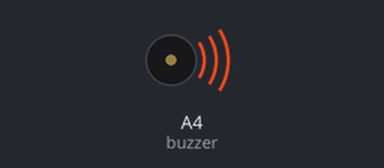
The sketch below on a simulated Arduino Uno, built with avr-gcc and run on an emulated ATmega328P. On the bench: buzzer (waves = sounding).

Above: at 0.1 s.
At 39.67 s:
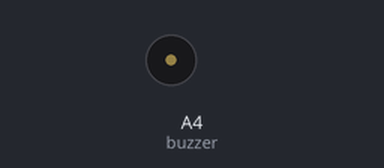
Timing chart, 0 to 40.0 s (numbered marks = the images above):
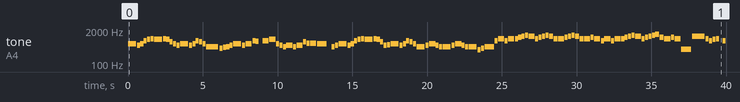

The sketch:

__.ino
```cpp
// YOASOBI「群青」

#include <avr/pgmspace.h>

#define NOTE_B0  31
#define NOTE_C1  33
#define NOTE_CS1 35
#define NOTE_D1  37
#define NOTE_DS1 39
#define NOTE_E1  41
#define NOTE_F1  44
#define NOTE_FS1 46
#define NOTE_G1  49
#define NOTE_GS1 52
#define NOTE_A1  55
#define NOTE_AS1 58
#define NOTE_B1  62
#define NOTE_C2  65
#define NOTE_CS2 69
#define NOTE_D2  73
#define NOTE_DS2 78
#define NOTE_E2  82
#define NOTE_F2  87
#define NOTE_FS2 93
#define NOTE_G2  98
#define NOTE_GS2 104
#define NOTE_A2  110
#define NOTE_AS2 117
#define NOTE_B2  123
#define NOTE_C3  131
#define NOTE_CS3 139
#define NOTE_D3  147
#define NOTE_DS3 156
#define NOTE_E3  165
#define NOTE_F3  175
#define NOTE_FS3 185
#define NOTE_G3  196
#define NOTE_GS3 208
#define NOTE_A3  220
#define NOTE_AS3 233
#define NOTE_B3  247
#define NOTE_C4  262
#define NOTE_CS4 277
#define NOTE_D4  294
#define NOTE_DS4 311
#define NOTE_E4  330
#define NOTE_F4  349
#define NOTE_FS4 370
#define NOTE_G4  392
#define NOTE_GS4 415
#define NOTE_A4  440
#define NOTE_AS4 466
#define NOTE_B4  494
#define NOTE_C5  523
#define NOTE_CS5 554
#define NOTE_D5  587
#define NOTE_DS5 622
#define NOTE_E5  659
#define NOTE_F5  698
#define NOTE_FS5 740
#define NOTE_G5  784
#define NOTE_GS5 831
#define NOTE_A5  880
#define NOTE_AS5 932
#define NOTE_B5  988
#define NOTE_C6  1047
#define NOTE_CS6 1109
#define NOTE_D6  1175
#define NOTE_DS6 1245
#define NOTE_E6  1319
#define NOTE_F6  1397
#define NOTE_FS6 1480
#define NOTE_G6  1568
#define NOTE_GS6 1661
#define NOTE_A6  1760
#define NOTE_AS6 1865
#define NOTE_B6  1976
#define NOTE_C7  2093
#define NOTE_CS7 2217
#define NOTE_D7  2349
#define NOTE_DS7 2489
#define NOTE_E7  2637
#define NOTE_F7  2794
#define NOTE_FS7 2960
#define NOTE_G7  3136
#define NOTE_GS7 3322
#define NOTE_A7  3520
#define NOTE_AS7 3729
#define NOTE_B7  3951
#define NOTE_C8  4186
#define NOTE_CS8 4435
#define NOTE_D8  4699
#define NOTE_DS8 4978
#define NOTE_E8  5274
#define NOTE_F8  5588
#define NOTE_FS8 5920
#define NOTE_G8  6272
#define NOTE_GS8 6645
#define NOTE_A8  7074
#define NOTE_AS8 7459
#define NOTE_B8  7902
#define REST 0

int tempo = 66;
int buzzer = A4;

const int melody[] PROGMEM = {
 NOTE_D5,6,NOTE_C5,16,NOTE_D5,16,NOTE_G5,16,NOTE_A5,16,NOTE_AS5,16,NOTE_A5,6,NOTE_AS5,16,NOTE_A5,16,NOTE_F5,16,NOTE_D5,16,NOTE_C5,16,NOTE_D5,6,NOTE_C5,16,NOTE_D5,16,NOTE_G5,16,NOTE_F5,16,NOTE_D5,16,NOTE_AS4,4,
 NOTE_G4,16,NOTE_A4,16,NOTE_AS4,16,NOTE_C5,16,NOTE_D5,6,NOTE_C5,16,NOTE_D5,8,NOTE_G5,16,NOTE_FS5,16,REST,16,NOTE_G5,8,NOTE_A5,8,NOTE_D5,16,NOTE_C5,16,NOTE_AS4,16,NOTE_C5,16,NOTE_C5,16,NOTE_AS4,16,NOTE_C5,8,
 NOTE_F5,16,NOTE_DS5,16,NOTE_DS5,8,NOTE_D5,16,NOTE_D5,8,REST,12,NOTE_AS4,16,NOTE_C5,16,NOTE_D5,6,NOTE_C5,16,NOTE_D5,16,NOTE_G5,16,NOTE_A5,16,NOTE_AS5,16,NOTE_A5,6,NOTE_AS5,16,NOTE_A5,16,
 NOTE_F5,16,NOTE_C5,16,NOTE_CS5,16,NOTE_D5,6,NOTE_C5,16,NOTE_D5,16,NOTE_G5,16,NOTE_F5,16,NOTE_D5,16,NOTE_AS4,6,NOTE_C5,16,NOTE_D5,16,NOTE_D5,16,NOTE_C5,16,NOTE_AS4,16,NOTE_AS4,6,
 NOTE_C5,16,NOTE_D5,16,NOTE_D5,16,NOTE_C5,16,NOTE_AS4,16,NOTE_AS4,6,NOTE_F4,16,NOTE_G4,16,NOTE_AS4,16,NOTE_AS4,8,
 NOTE_G5,16,NOTE_AS5,8,NOTE_G5,16,NOTE_AS5,8,NOTE_AS5,16,NOTE_C6,16,NOTE_D6,16,NOTE_DS6,16,NOTE_D6,8,NOTE_AS5,16,NOTE_C6,16,NOTE_D6,16,NOTE_DS6,16,NOTE_D6,12,NOTE_AS5,12,NOTE_AS5,8,
 NOTE_C6,16,NOTE_D6,16,NOTE_DS6,16,NOTE_D6,12,NOTE_AS5,12,NOTE_AS5,8,NOTE_C6,16,NOTE_AS5,8,NOTE_G5,16,NOTE_AS5,8,NOTE_G5,16,NOTE_AS5,8,NOTE_AS5,16,NOTE_C6,16,NOTE_D6,16,NOTE_DS6,16,NOTE_D6,8,
 NOTE_AS5,16,NOTE_C6,16,NOTE_D6,16,NOTE_DS6,16,NOTE_F6,12,NOTE_C6,12,NOTE_AS5,8,NOTE_C6,16,NOTE_AS5,8,NOTE_FS4,5,NOTE_D6,4,NOTE_AS5,16,NOTE_G5,16,NOTE_A5,16,NOTE_AS5,16,REST,16,NOTE_G5,16,
 NOTE_A5,16,NOTE_AS5,8,NOTE_A5,16,NOTE_AS5,16,NOTE_C6,8,NOTE_F5,16,NOTE_G5,16,NOTE_A5,8,NOTE_F5,16,NOTE_G5,16,NOTE_A5,8,NOTE_F5,16,NOTE_C5,16,
 NOTE_C5,8,NOTE_F5,16,NOTE_C5,16,NOTE_D5,16,REST,32,NOTE_G5,16,NOTE_F5,16,NOTE_AS4,8,NOTE_G5,16,NOTE_F5,16,NOTE_AS4,8,NOTE_AS4,16,NOTE_G5,16,NOTE_FS5,8,NOTE_FS5,16,NOTE_C6,16,NOTE_A5,8,NOTE_A5,16,
 NOTE_DS6,16,NOTE_D6,16,NOTE_C6,10,NOTE_AS5,16,NOTE_C6,8,NOTE_F6,16,NOTE_DS6,16,NOTE_DS6,8,NOTE_D6,16,NOTE_D6,8,REST,32,
 NOTE_G5,16,NOTE_A5,16,NOTE_AS5,16,REST,16,NOTE_G5,16,NOTE_A5,16,NOTE_AS5,16,REST,16,NOTE_G5,16,NOTE_A5,16,NOTE_AS5,16,REST,16,NOTE_A5,16,NOTE_AS5,16,NOTE_C6,16,REST,16,
 NOTE_F5,16,NOTE_G5,16,NOTE_A5,8,NOTE_FS5,16,NOTE_A5,16,NOTE_DS6,8,NOTE_D6,16,NOTE_C6,16,NOTE_AS5,16,NOTE_A5,16,NOTE_AS5,16,REST,32,NOTE_G5,12,REST,32,NOTE_G5,16,NOTE_F5,16,NOTE_AS4,16,REST,16,
 NOTE_G5,16,NOTE_F5,16,NOTE_AS4,16,REST,16,NOTE_G4,16,NOTE_G4,16,NOTE_AS4,16,NOTE_DS5,16,NOTE_D5,16,NOTE_DS5,16,NOTE_F5,16,NOTE_D5,16,NOTE_C5,16,NOTE_AS4,16,REST,32,
 NOTE_G5,8,NOTE_F5,8,NOTE_D5,16,NOTE_DS5,16,NOTE_F5,16,NOTE_D5,16,REST,24,NOTE_AS4,16,REST,24,NOTE_AS4,16,NOTE_D5,16,NOTE_DS5,16,NOTE_F5,16,NOTE_D5,16,REST,24,
 NOTE_AS4,16,REST,24,NOTE_AS4,16,NOTE_D5,16,NOTE_DS5,16,NOTE_F5,16,NOTE_AS5,16,REST,16,NOTE_C6,16,NOTE_D6,16,NOTE_DS6,16,NOTE_D6,16,NOTE_F5,16,NOTE_AS5,8,NOTE_G5,8,NOTE_F5,8,
 NOTE_D5,16,NOTE_DS5,16,NOTE_F5,16,NOTE_D5,16,REST,16,NOTE_C5,16,NOTE_D5,16,NOTE_G5,16,NOTE_FS5,16,NOTE_A5,16,NOTE_D6,8,
 NOTE_D4,12,NOTE_AS3,32,REST,16,NOTE_C4,16,NOTE_D4,16,NOTE_G4,16,NOTE_A4,16,NOTE_AS4,16,NOTE_A4,16,REST,32,NOTE_D4,32,REST,16,NOTE_AS4,16,NOTE_A4,16,NOTE_F4,16,NOTE_D4,16,NOTE_C4,16,NOTE_D4,12,NOTE_C4,32,
 REST,16,NOTE_C4,16,NOTE_D4,16,NOTE_G4,16,NOTE_F4,16,NOTE_D4,16,NOTE_AS3,8,REST,16,
 NOTE_G3,16,NOTE_G3,16,NOTE_A3,16,NOTE_AS3,16,NOTE_C4,16,NOTE_D4,12,NOTE_AS3,32,REST,32,NOTE_C4,16,NOTE_D4,8,NOTE_G4,16,NOTE_FS4,8,NOTE_G4,8,NOTE_A4,16,REST,16,
 NOTE_D4,16,NOTE_C4,16,NOTE_AS3,16,NOTE_C4,16,NOTE_C4,16,NOTE_AS3,32,REST,32,NOTE_C4,8,NOTE_F4,16,NOTE_DS4,16,NOTE_DS4,8,NOTE_F4,16,
 NOTE_D4,12,REST,8,NOTE_AS4,16,NOTE_C5,16,NOTE_D5,6,NOTE_C5,16,NOTE_D5,16,NOTE_G5,16,NOTE_A5,16,NOTE_AS5,16,NOTE_A5,6,NOTE_AS5,16,NOTE_A5,16,
 NOTE_F5,16,NOTE_C5,16,NOTE_CS5,16,NOTE_D5,6,NOTE_C5,16,NOTE_D5,16,NOTE_G5,16,NOTE_F5,16,NOTE_D5,16,NOTE_AS4,6,NOTE_C5,16,NOTE_D5,16,NOTE_D5,16,NOTE_C5,16,NOTE_AS4,16,NOTE_AS4,6,
 NOTE_C5,16,NOTE_D5,16,NOTE_D5,16,NOTE_C5,16,NOTE_AS4,16,NOTE_AS4,6,NOTE_G5,16,NOTE_F5,16,NOTE_D5,16,NOTE_C5,16,NOTE_D5,16,NOTE_AS4,16,
 NOTE_G5,32,REST,32,NOTE_F5,32,REST,32,NOTE_D5,32,REST,32,NOTE_C5,32,REST,16,NOTE_D5,32,REST,16,NOTE_G4,16,NOTE_B4,12,NOTE_C5,32,REST,16,NOTE_D5,16,
 REST,4,NOTE_AS5,16,NOTE_G5,16,NOTE_A5,16,NOTE_AS5,16,REST,32,NOTE_G5,16,NOTE_A5,16,NOTE_AS5,8,NOTE_A5,16,NOTE_AS5,16,NOTE_C6,8,
 NOTE_F5,15,NOTE_G5,16,NOTE_A5,8,NOTE_F5,16,NOTE_G5,16,NOTE_A5,8,NOTE_F5,16,NOTE_C5,16,NOTE_C5,8,NOTE_F5,16,NOTE_C5,16,NOTE_D5,16,REST,32,NOTE_G5,16,NOTE_F5,16,NOTE_AS4,8,NOTE_G5,16,NOTE_F5,16,NOTE_AS4,8,
 NOTE_AS4,16,NOTE_G5,16,NOTE_FS5,8,NOTE_FS5,16,NOTE_C6,16,NOTE_A5,8,NOTE_A5,16,NOTE_DS6,16,NOTE_D6,16,NOTE_C6,9,NOTE_AS5,16,NOTE_C6,9,NOTE_F6,16,NOTE_DS6,16,NOTE_DS6,8,NOTE_D6,16,NOTE_D6,8,REST,32,
 NOTE_G5,16,NOTE_A5,16,NOTE_AS5,16,REST,16,NOTE_G5,16,NOTE_A5,16,NOTE_AS5,16,REST,16,NOTE_G5,16,NOTE_A5,16,NOTE_AS5,16,REST,16,NOTE_A5,16,NOTE_AS5,16,NOTE_C6,16,REST,16,
 NOTE_F5,16,NOTE_G5,16,NOTE_A5,8,NOTE_FS5,16,NOTE_A5,16,NOTE_DS6,8,NOTE_D6,16,NOTE_C6,16,NOTE_AS5,16,NOTE_C6,16,NOTE_AS5,16,REST,32,NOTE_G5,12,REST,32,NOTE_G5,16,NOTE_F5,16,NOTE_AS4,16,REST,16,
 NOTE_G5,16,NOTE_F5,16,NOTE_AS4,16,REST,16,NOTE_G4,16,NOTE_G4,16,NOTE_AS4,16,NOTE_DS5,16,NOTE_D5,16,NOTE_DS5,16,NOTE_F5,16,NOTE_D5,8,NOTE_C5,8,NOTE_AS4,16,REST,32,NOTE_AS4,12,
 NOTE_G4,16,NOTE_D5,16,REST,16,NOTE_G4,16,NOTE_A4,16,NOTE_AS4,12,NOTE_AS4,12,NOTE_G4,16,NOTE_D5,16,REST,16,
 NOTE_D5,16,NOTE_DS5,16,NOTE_F5,16,NOTE_DS5,16,NOTE_D5,16,NOTE_DS5,16,NOTE_D6,16,NOTE_C5,16,NOTE_AS4,16,NOTE_C5,16,NOTE_AS4,16,REST,32,NOTE_AS4,12,NOTE_G4,16,NOTE_D5,16,REST,16,
 NOTE_C5,8,NOTE_AS4,16,REST,32,NOTE_AS4,12,NOTE_G4,16,NOTE_D5,16,REST,16,NOTE_G4,16,NOTE_A4,16,NOTE_AS4,16,REST,32,NOTE_AS4,12,NOTE_G4,16,NOTE_D5,16,REST,16,NOTE_D5,16,NOTE_DS5,16,NOTE_F5,16,NOTE_DS5,16,
 NOTE_D5,16,NOTE_DS5,16,NOTE_FS5,16,NOTE_D5,32,NOTE_FS5,16,NOTE_A5,32,REST,32,NOTE_A5,12,NOTE_AS5,16,NOTE_A5,16,NOTE_F5,16,NOTE_D5,16,REST,16,
 NOTE_D5,16,NOTE_DS5,16,NOTE_D5,16,NOTE_AS4,16,NOTE_AS4,32,NOTE_G4,32,REST,32,NOTE_AS4,32,REST,32,NOTE_D5,16,NOTE_DS5,16,NOTE_F5,16,NOTE_D5,16,NOTE_AS4,16,NOTE_AS4,32,NOTE_C5,32,REST,32,
 NOTE_AS4,32,REST,32,NOTE_D5,16,NOTE_D5,16,NOTE_DS5,16,NOTE_F5,16,NOTE_DS5,16,NOTE_D5,16,NOTE_DS5,16,NOTE_FS5,16,NOTE_D6,16,NOTE_C6,16,NOTE_C6,8,NOTE_AS5,16,NOTE_C6,16,NOTE_AS5,16,NOTE_C6,16,REST,32,
 NOTE_C6,12,REST,32,NOTE_AS5,12,REST,32,NOTE_D6,16,NOTE_G5,16,REST,16,NOTE_G5,16,NOTE_G5,16,NOTE_A5,16,NOTE_AS5,12,REST,32,NOTE_D5,16,NOTE_C6,16,REST,16,NOTE_AS5,16,NOTE_A5,16,NOTE_AS5,32,REST,32,NOTE_AS5,4,
 NOTE_D5,32,NOTE_DS5,32,NOTE_F5,32,NOTE_AS5,32,NOTE_C6,32,NOTE_D6,32,
 NOTE_AS5,16,NOTE_G5,16,NOTE_A5,16,NOTE_AS5,8,NOTE_G5,16,NOTE_A5,16,NOTE_AS5,8,NOTE_A5,16,NOTE_AS5,16,NOTE_C6,8,NOTE_A5,16,NOTE_G5,16,NOTE_D5,16,NOTE_F5,6,NOTE_D5,16,NOTE_D5,16,NOTE_F5,16,NOTE_GS5,16,
 NOTE_G5,16,REST,6,NOTE_GS5,16,NOTE_G5,16,NOTE_F5,16,NOTE_DS5,16,NOTE_D5,16,NOTE_D5,8,NOTE_G4,16,NOTE_AS4,16,REST,16,NOTE_G4,16,NOTE_AS4,16,NOTE_D5,16,NOTE_C5,8,REST,16,NOTE_AS4,16,NOTE_C5,16,
 NOTE_A5,16,NOTE_G5,16,NOTE_D5,16,NOTE_F5,6,NOTE_D5,16,NOTE_F5,16,NOTE_G5,16,NOTE_GS5,16,NOTE_GS5,8,NOTE_G5,6,REST,32,
 NOTE_G5,16,NOTE_A5,16,NOTE_AS5,16,REST,16,NOTE_G5,16,NOTE_A5,16,NOTE_AS5,16,REST,16,NOTE_G5,16,NOTE_A5,16,NOTE_AS5,16,REST,16,NOTE_A5,16,NOTE_AS5,16,NOTE_C6,16,REST,16,NOTE_F5,16,NOTE_G5,16,NOTE_A5,16,
 REST,16,NOTE_FS5,16,NOTE_A5,16,NOTE_DS6,8,NOTE_D6,16,NOTE_C6,16,NOTE_AS5,16,NOTE_A5,16,NOTE_AS5,16,REST,32,NOTE_G5,12,REST,32,NOTE_G5,16,NOTE_F5,16,NOTE_AS4,16,REST,16,NOTE_G5,16,NOTE_F5,16,NOTE_AS4,16,
 REST,16,NOTE_G4,16,NOTE_G4,16,NOTE_AS4,16,NOTE_DS5,16,NOTE_D5,16,NOTE_DS5,16,NOTE_F5,16,NOTE_D5,16,NOTE_C5,16,NOTE_AS4,8,NOTE_AS5,16,NOTE_C6,16,NOTE_D6,16,NOTE_F6,16,NOTE_G6,16,NOTE_AS6,16,NOTE_D7,16,
 NOTE_AS5,8,NOTE_F6,16,NOTE_AS6,16,REST,32,NOTE_DS6,4,NOTE_B5,16,NOTE_GS5,16,NOTE_AS5,16,NOTE_B5,16,REST,32,NOTE_GS5,16,NOTE_AS5,16,NOTE_B5,8,NOTE_AS5,16,NOTE_B5,16,NOTE_CS6,8,
 NOTE_FS5,16,NOTE_GS5,16,NOTE_AS5,8,NOTE_FS5,16,NOTE_GS5,16,NOTE_AS5,8,NOTE_FS5,16,NOTE_CS5,16,NOTE_CS5,8,NOTE_FS5,16,NOTE_CS5,16,NOTE_DS5,16,REST,32,NOTE_GS5,16,NOTE_FS5,16,NOTE_B4,8,NOTE_GS5,16,NOTE_FS5,16,
 NOTE_B4,8,NOTE_B4,16,NOTE_GS5,16,NOTE_G5,8,NOTE_G5,16,NOTE_CS6,16,NOTE_AS5,8,NOTE_AS5,16,NOTE_E6,16,NOTE_DS6,16,NOTE_CS6,8,NOTE_B5,16,NOTE_CS6,8,NOTE_FS6,16,NOTE_E6,16,NOTE_E6,8,NOTE_FS6,16,NOTE_DS6,12,
 REST,32,NOTE_GS5,16,NOTE_AS5,16,NOTE_B5,16,REST,16,NOTE_GS5,16,NOTE_AS5,16,NOTE_B5,16,REST,16,NOTE_GS5,16,NOTE_AS5,16,NOTE_B5,16,REST,16,NOTE_AS5,16,NOTE_B5,16,NOTE_CS6,16,REST,32,
 NOTE_FS5,16,NOTE_GS5,16,NOTE_AS5,8,NOTE_G5,16,NOTE_AS5,16,NOTE_E6,8,NOTE_DS6,16,NOTE_CS6,16,NOTE_B5,16,NOTE_CS6,16,NOTE_B5,16,REST,32,
 NOTE_GS5,12,REST,32,NOTE_GS5,16,NOTE_FS5,16,NOTE_B4,16,REST,16,NOTE_GS5,16,NOTE_FS5,16,NOTE_B4,16,REST,16,NOTE_GS4,16,NOTE_GS4,16,NOTE_B4,16,NOTE_E5,16,NOTE_DS5,16,NOTE_E5,16,NOTE_FS5,16,NOTE_DS5,16,
 NOTE_B4,16,NOTE_CS5,16,NOTE_B4,16,NOTE_B5,16,NOTE_GS6,32,REST,32,NOTE_FS6,32,REST,32,NOTE_DS6,32,REST,32,NOTE_CS6,32,REST,16,NOTE_DS6,32,REST,16,NOTE_GS5,16,NOTE_FS5,6,
 NOTE_GS5,16,REST,16,NOTE_GS5,16,NOTE_FS5,16,NOTE_B4,16,REST,16,NOTE_GS5,16,NOTE_FS5,16,NOTE_B4,16,REST,16,NOTE_GS4,16,NOTE_GS4,16,NOTE_B4,16,NOTE_E5,16,NOTE_DS5,16,NOTE_E5,16,NOTE_FS5,16,NOTE_DS5,16,
 NOTE_CS5,16,NOTE_B4,12,NOTE_GS5,16,NOTE_B5,16,REST,16,NOTE_GS5,16,NOTE_B5,16,REST,16,NOTE_B5,16,NOTE_CS6,16,NOTE_DS6,16,NOTE_E6,16,NOTE_DS6,16,REST,16,
 NOTE_B5,16,NOTE_CS6,16,NOTE_DS6,16,NOTE_E6,16,NOTE_DS6,16,REST,32,NOTE_B5,12,NOTE_B5,12,REST,32,NOTE_CS6,16,NOTE_DS6,16,NOTE_E6,16,NOTE_DS6,16,REST,32,NOTE_B5,12,NOTE_B5,16,REST,16,
 NOTE_CS6,16,NOTE_B5,16,REST,16,NOTE_GS5,16,NOTE_B5,16,REST,24,NOTE_GS5,16,NOTE_B5,16,REST,24,NOTE_B5,16,NOTE_CS6,16,NOTE_DS6,16,NOTE_E6,16,NOTE_DS6,12,REST,32,NOTE_B5,16,
 NOTE_CS6,16,NOTE_DS6,16,NOTE_E6,16,NOTE_FS6,16,REST,32,NOTE_CS6,12,NOTE_B5,16,REST,16,NOTE_DS6,16,NOTE_DS6,16,NOTE_E6,16,NOTE_FS6,16,REST,32,NOTE_GS6,12,NOTE_FS6,16,REST,16,
 NOTE_DS6,16,NOTE_CS6,16,NOTE_B5,16,NOTE_GS5,16,NOTE_B5,16,REST,24,NOTE_GS5,16,NOTE_B5,16,REST,24,NOTE_B5,16,NOTE_CS6,16,NOTE_DS6,16,NOTE_E6,16,NOTE_DS6,16,REST,16,
 NOTE_B5,16,NOTE_CS6,16,NOTE_DS6,16,NOTE_E6,16,NOTE_DS6,16,REST,32,NOTE_B5,12,NOTE_B5,12,REST,32,NOTE_CS6,16,NOTE_DS6,16,NOTE_E6,16,NOTE_DS6,16,REST,32,NOTE_B5,12,NOTE_B5,16,REST,16,
 NOTE_CS6,16,NOTE_B5,16,REST,16,NOTE_GS5,16,NOTE_B5,16,REST,16,NOTE_GS5,16,NOTE_B5,16,REST,16,NOTE_B5,16,NOTE_CS6,16,NOTE_DS6,16,NOTE_E6,16,NOTE_DS6,12,REST,32,
 NOTE_B5,16,NOTE_CS6,16,NOTE_DS6,16,NOTE_E6,16,NOTE_FS6,16,REST,32,NOTE_CS6,12,NOTE_B5,16,REST,16,NOTE_DS6,16,NOTE_DS6,16,NOTE_E6,16,NOTE_FS6,16,REST,32,NOTE_CS6,12,NOTE_B5,6,

};

int notes = sizeof(melody) / sizeof(melody[0]) / 2;
int wholenote = (60000 * 4) / tempo;

void playMelody(const int melody[], int notes, int wholenote) {
  for (int thisNote = 0; thisNote < notes * 2; thisNote += 2) {

    int pitch = pgm_read_word(&melody[thisNote]);
    int divider = pgm_read_word(&melody[thisNote + 1]);

    int noteDuration;

    if (divider > 0) {
      // 正常音符
      noteDuration = wholenote / divider;
    } else {
      // 負音符（1.5倍）
      noteDuration = wholenote / abs(divider);
      noteDuration = noteDuration * 1.5;
    }

    tone(buzzer, pitch, noteDuration * 0.9);
    delay(noteDuration);
    noTone(buzzer);
  }
}

void setup() {
  playMelody(melody, notes, wholenote);
}

void loop() {
}
```

Measured:
- by itself, tone on A4 (buzzer): plays 587 Hz for 0.55 s, 523 Hz for 0.20 s, 587 Hz for 0.20 s, 784 Hz for 0.20 s, 880 Hz for 0.20 s, 932 Hz for 0.20 s … (128 notes in this stretch)
